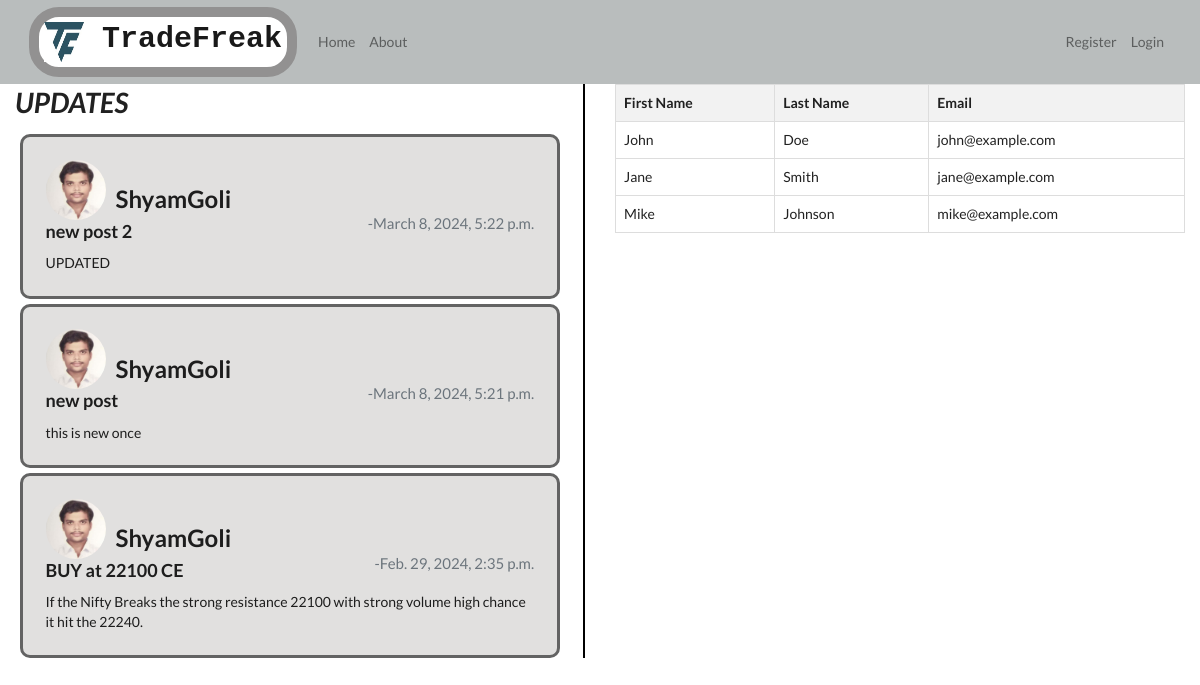
The app's page /, older data.
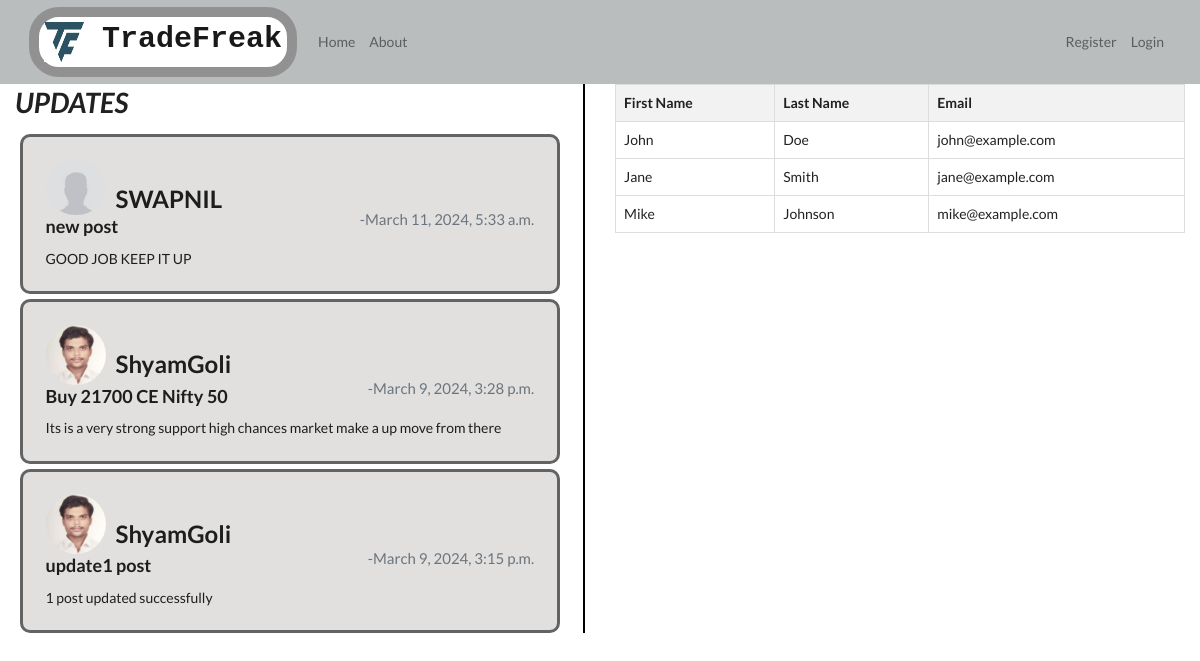
The same page, newer data.
### post/models.py (models this page shows, shortened)
class Post(models.Model):
    Heading = models.CharField(max_length=100)
    Author = models.ForeignKey(User,on_delete = models.CASCADE)  # here we have used User as a foriegn key and models.CASCADE as when we delete the user the related posts should also be deleted.
    PostOn = models.DateTimeField(default=timezone.now) # There are many ways to send as parameter to datetime field, but i particularly used this one so that the time and date will be updated each time the data is updated.
    Description = models.TextField()

### users/models.py (models this page shows, shortened)
class Profile(models.Model):
    user = models.OneToOneField(User,on_delete=models.CASCADE)
    image = models.ImageField(default='default.jpg', upload_to = 'profile_pic' )

### post/views.py (the view)
# urls.py: path('', PostListView.as_view(), name='post_home'),
class PostListView(ListView):
    model = Post
    template_name = 'post/home.html' # here the template required name must be in the format <app>/<model_name>_<view_type>.html  eg: post/Post_list.html
    context_object_name = 'posts'  # Here in class view I don't now in template on which variable I should iterate. so this variable needs to be set.
    ordering = ['-PostOn']  # to put the latest post on the top.
    paginate_by = 3   #  from django.core.paginator import paginator  here we do not need to import, because it is a class based view.

### post/templates/post/home.html
{% extends 'post/base.html' %}
{% block content %}
<div class="cards-section">
    <div class="container">
        <div class='display-cards'>
        <h1>
            UPDATES
        </h1>
        {% for post in posts %}
        <div class="card my-cards" style="width: 18rem;">
            <div class="card-body">
                <div class="d-flex">
                    <img class="rounded-circle account-img img-fluid custom-image" src="{{post.Author.profile.image.url}}" alt="">
                <h2 style="margin-left: 10px; ">{{post.Author}}</h2>
                </div>
                <div class="d-flex justify-content-between">
                    <h3 class="card-title">{{post.Heading}}</h3>
                    <h6 class="card-subtitle mb-2 text-muted"> -{{post.PostOn}}</h6>
                </div>
                <p class="card-text">{{post.Description}}</p>
            </div>
        </div>
        {% endfor %}
    </div>
    </div>
    <div class="container">
        <table>
            <thead>
                <tr>
                    <th>First Name</th>
                    <th>Last Name</th>
                    <th>Email</th>
                </tr>
            </thead>
            <tbody>
                <tr>
                    <td>John</td>
                    <td>Doe</td>
                    <td>john@example.com</td>
                </tr>
                <tr>
                    <td>Jane</td>
                    <td>Smith</td>
                    <td>jane@example.com</td>
                </tr>
                <tr>
                    <td>Mike</td>
                    <td>Johnson</td>
                    <td>mike@example.com</td>
                </tr>
            </tbody>
        </table>
    </div>
</div>
{% endblock %}

Row changes from the older to the newer data that the page shows:
no longer on this page (row unchanged): Post: Author.profile.image (picture), Author "ShyamGoli", Heading "new post 2", PostOn "March 8, 2024, 5:22 p.m.", Description "UPDATED"
no longer on this page (row unchanged): Post: Author.profile.image (picture), Author "ShyamGoli", Heading "new post", PostOn "March 8, 2024, 5:21 p.m.", Description "this is new once"
no longer on this page (row unchanged): Post: Author.profile.image (picture), Author "ShyamGoli", Heading "BUY at 22100 CE", PostOn "Feb. 29, 2024, 2:35 p.m.", Description "If the Nifty Breaks the strong resistance 22100 with strong volume high chance it hit the 22240."
added Post: Author.profile.image (placeholder picture), Author "SWAPNIL", Heading "new post", PostOn "March 11, 2024, 5:33 a.m.", Description "GOOD JOB KEEP IT UP"
now on this page (row edited): Post: Author.profile.image (picture), Author "ShyamGoli", Heading "Buy 21700 CE Nifty 50", PostOn "March 9, 2024, 3:28 p.m.", Description "Its is a very strong support high chances market make a up move from there"
added Post: Author.profile.image (picture), Author "ShyamGoli", Heading "update1 post", PostOn "March 9, 2024, 3:15 p.m.", Description "1 post updated successfully"
